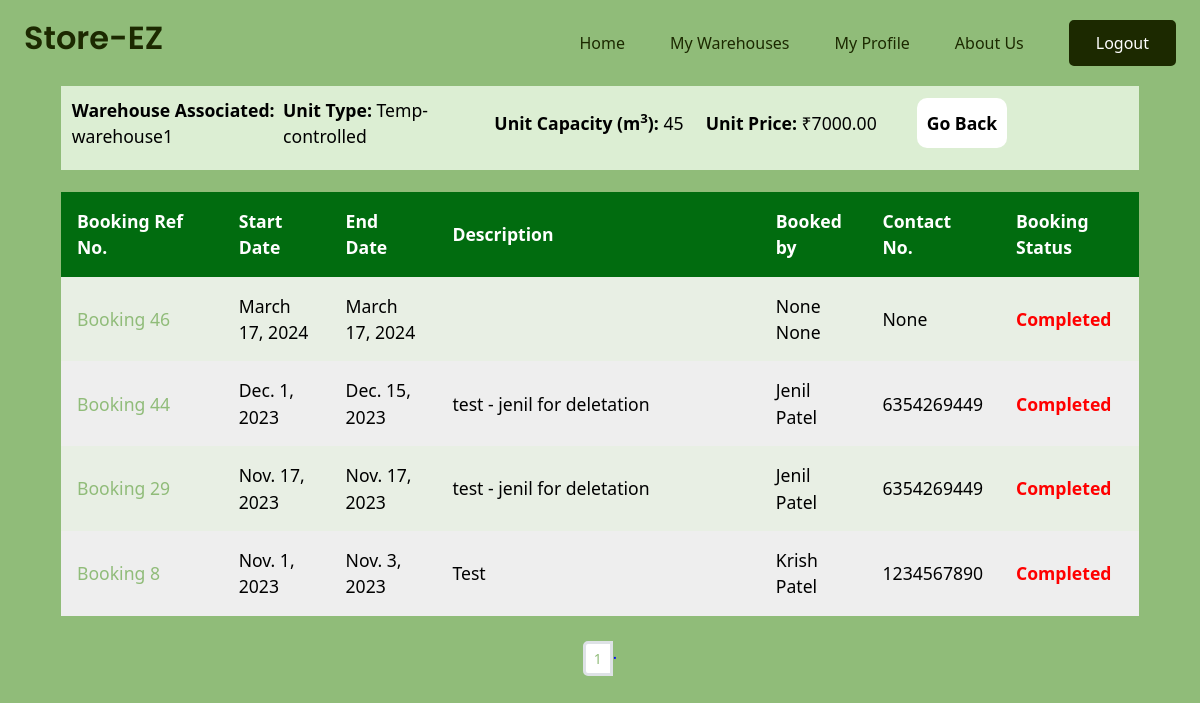
Screenshot of /warehouse/3/unit/11/ (signed in) with the database file from the repository.
### mainapp/models.py (models this page shows, shortened)
class Warehouse(models.Model):
    name = models.CharField(max_length=100)
    address = models.TextField()
    city = models.CharField(max_length=100)
    state = models.CharField(max_length=100)
    poc_name = models.CharField(max_length=100, null=True)
    poc_phone_no = models.DecimalField(max_digits=10, decimal_places=0)
    owner = models.ForeignKey(Warehouse_owner, on_delete=models.CASCADE)
    image = models.ImageField(default="images/default_warehouse_image.jpg",upload_to="images/warehouse/",blank=True,null=True)
    latitude = models.FloatField(default=23.1862737352)
    longitude = models.FloatField(default = 72.6283225558)

class Unit(models.Model):
    id = models.BigAutoField(primary_key=True)
    type = models.CharField(max_length=100) # Check box field
    capacity = models.IntegerField()
    price = models.DecimalField(max_digits=10, decimal_places=2)
    warehouse = models.ForeignKey(Warehouse, on_delete=models.CASCADE)

class Booking(models.Model):
    id = models.BigAutoField(primary_key=True)
    start_date = models.DateField(default= date.today)
    end_date = models.DateField(default= date.today)
    description = models.TextField()
    unit = models.ManyToManyField(Unit)
    farmer = models.ForeignKey(Farmer,on_delete=models.CASCADE, null=True)
    date = models.DateTimeField(auto_now_add=True)

class Farmer(models.Model):
    first_name = models.CharField(max_length=100, null=True)
    last_name = models.CharField(max_length=100, null=True)
    email = models.EmailField(max_length=200, null=True)
    phone_no = models.DecimalField(max_digits=10, decimal_places=0, null=True)
    city = models.CharField(max_length=100, null=True)
    state = models.CharField(max_length=100, null=True)
    image = models.ImageField(default="images/default_user_image.jpg",upload_to="images/farmer/",blank=True,null=True)
    def __str__(self) -> str:
        return f'{self.first_name} {self.last_name}'

### Warehouse/views.py (the view)
# urls.py: path("warehouse/<int:id>/unit/<int:id1>/", views.unit, name='unit'),
@login_required(login_url='login')
def unit(request, id, id1):
    warehouse = Warehouse.objects.get(id=id)
    unit = Unit.objects.get(id=id1)
    all_bookings = Booking.objects.filter(unit=id1).order_by('-end_date')
    data_list = []
    for booking in all_bookings:
        if booking.end_date >= date.today():
            booking_status = 'On going'
        else:
            booking_status = 'Completed'
        data_list.append((booking,booking_status))
    paginator = Paginator(data_list, 5)  # TODO:Show 10/15 Bookings per page.
    page_number = request.GET.get("page")
    page_obj = paginator.get_page(page_number)
    count=Warehouse.objects.count()
    nums= "." *page_obj.paginator.num_pages
    context={'data':page_obj,'warehouse':warehouse,'nums':nums, 'unit':unit, 'id':id}
    return render(request, 'Warehouse/unit.html', context)

### Warehouse/templates/Warehouse/unit.html (shortened to what this page needs)
{% extends 'base.html' %}
{% load static %}
{% block css %}
    <link rel="stylesheet" href="{% static 'Warehouse/css/singleunit.css'%}">
{% endblock %}
{% block content %}
<div class="wrapperr">
  <div class="info-row">
    <div class="ab">
      <div class="ind-row">
        <b>
          Warehouse Associated:
        </b> {{ warehouse.name }}
      </div>
      <div class="ind-row">
        <b>
          Unit Type:
        </b> {% if unit.type == "Hot" %}Standard{% else %}Temp-controlled {% endif %}
      </div>
      <div class="ind-row">
        <b>
          Unit Capacity (m<sup>3</sup>):
        </b> {{ unit.capacity }}
      </div>
      <div class="ind-row">
        <b>
          Unit Price:
        </b> ₹{{ unit.price }}
      </div>
      <div class="ind-row">
          <button onclick="location.href='{% url 'all_units' id%}'" type="button" class> Go Back</button>
      </div>
    </div>
</div>
  <div class="table-container">
    <table>
      <tr class="table-heading">
        <th>Booking Ref No.</th>
        <th>Start Date</th>
        <th>End Date</th>
        <th>Description</th>
        <th>Booked by</th>
        <th>Contact No.</th>
        <th>Booking Status</th>
      </tr>
      {% for booking, booking_status in data %}
      <tr class="not-heading">
        <td data-cell="Booking Number" style="width:15%;"><a href="{% url 'warehouse_invoice' booking.id %}?back={{request.build_absolute_uri}}">Booking {{booking.id}}</a></td>
        <td data-cell="Start Date">{{ booking.start_date}}</td>
        <td data-cell="End Date">{{ booking.end_date}}</td>
        <td data-cell="Description" style="width:30%;">{{ booking.description}}</td>
        <td data-cell="Booked By">{{ booking.farmer}}</td>
        <td data-cell="Contact No.">{{ booking.farmer.phone_no}}</td>
        <td {% if booking_status == 'Completed' %}class="completed" {% else %}class="on-going"{% endif %}  data-cell="Booked Status"><b>{{booking_status}}</b></td>        </tr>
      {% endfor %}
    </table>
  </div>
</div>
  <nav aria-label="..."style="color: blue;">
    <ul class="pagination pagination-sm justify-content-center" ">
      {%for i in nums %}
      <li class="page-item "><a class="page-link" href="?page={{forloop.counter}}">{{forloop.counter}}</a></li>{{i}}
      {%endfor%}
    </ul>
  </nav>
{% endblock %}

### static/css/base.css (style rules this page uses)
* { margin:0; padding:0; box-sizing:border-box; }

### Warehouse/static/Warehouse/css/singleunit.css (style rules this page uses)
body { color:#000; font-family:system-ui; line-height:1.5; background-color: #90bc79; }
.wrapperr { display:flex; flex-direction: column; font-size:1.1rem; border:solid; border-width:1px; border-color:#90bc79; margin: auto; max-width: 90%; border-radius:15px; margin-bottom: 2%; }
.info-row { display: flex; justify-content: space-between; align-items: center; padding: 1%; background-color: #dceed3; margin-bottom: 2%; }
.info-row button { background-color:white; border:none; height:50px; width:90px; border-radius:10px; cursor:pointer; color:#000000; font-weight: 700; font-size:1.1rem; }
.info-row .ab { flex:2; display:flex; justify-content: space-between; align-items:center; }
.info-row .ab div { flex:2; padding-bottom:10px; }
.table-container { max-width:100%; }
table { width:100%; border-collapse:collapse; background:#eee; }
.table-heading { background-color: #016c0f; border-radius: 15px; color: #fff; }
th,td { padding:1rem; }
th { text-align:left; }
tr:nth-of-type(2n) { background:hsl(99.9 62.8% 83.1% / 0.2); }
.completed { color: red; }

### rows the page displays
Warehouse: name "warehouse1"
Unit: capacity "45", price "7000.00"
Booking: id "46", start_date "March 17, 2024", end_date "March 17, 2024", farmer "None None", farmer.phone_no "None", booking_status "Completed"
Booking: id "44", start_date "Dec. 1, 2023", end_date "Dec. 15, 2023", description "test - jenil for deletation", farmer "Jenil Patel", farmer.phone_no "6354269449", booking_status "Completed"
Booking: id "29", start_date "Nov. 17, 2023", end_date "Nov. 17, 2023", description "test - jenil for deletation", farmer "Jenil Patel", farmer.phone_no "6354269449", booking_status "Completed"
Booking: id "8", start_date "Nov. 1, 2023", end_date "Nov. 3, 2023", description "Test", farmer "Krish Patel", farmer.phone_no "1234567890", booking_status "Completed"

### other values shown
{{ i }} "."
